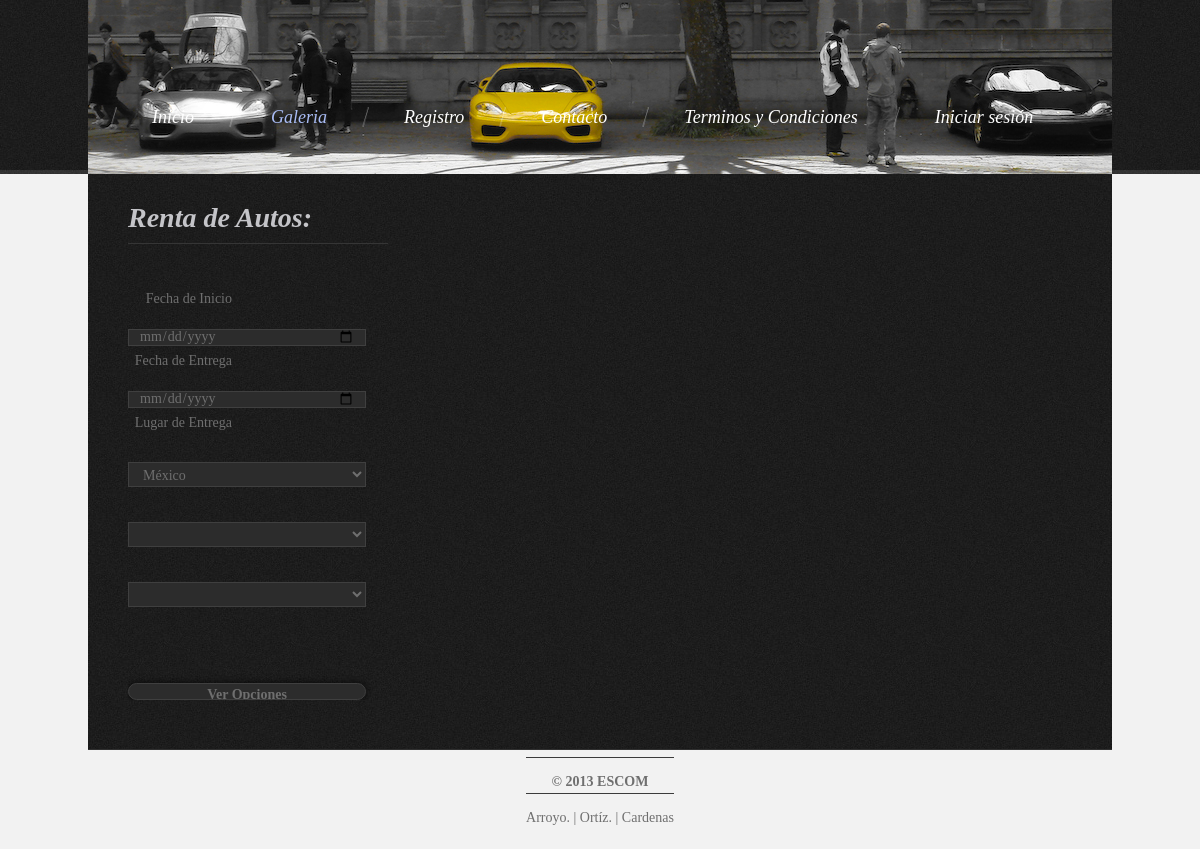
/renta.php, run on an earlier commit of the app's database.
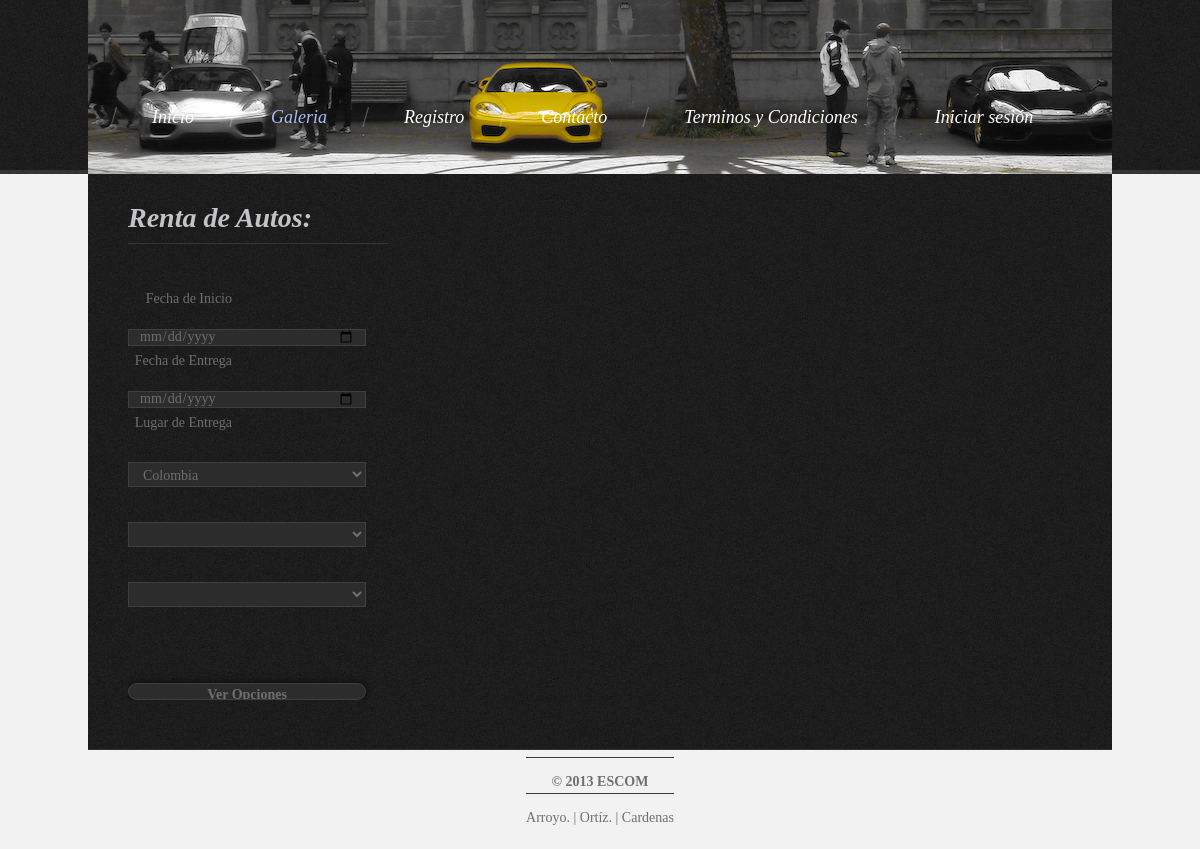
And on a later commit of the database.
### tables this page shows
CREATE TABLE `pais` (
  `id` int(11) NOT NULL AUTO_INCREMENT,
  `nombre` varchar(50) NOT NULL,
  PRIMARY KEY (`id`),
  UNIQUE KEY `nombre` (`nombre`)
);

### dao/funcionesBD.php (the view, shortened to what this page needs)
<?php
	$url = "localhost";
	$usuario = "root";
	$password = "root";
	$db = "rentalcar";
	function getPaises()
	{
		global $url, $usuario, $password, $db;
		try {
			$texto = " ";
			$conn = new PDO('mysql:host='.$url.';dbname='.$db.';charset=utf8', $usuario, $password);
			$qry = "select * from pais order by 2 asc;";
			foreach ($conn->query($qry) as $row)
			{
				$texto = $texto."<option value='".$row['id']."'>".$row['nombre']."</option>";
			}
		} catch (PDOException $e) {
		    print "Error!: " . $e->getMessage() . "<br/>";
		    die();
		}
		return $texto;
	}
?>

### design.php (shortened to what this page needs)
<?php
	function drawHeader($titleText,$mainURL,$current,$activeSession){
		if($mainURL==null){
			$mainURL="";
		}
		if($activeSession==null){
			$tab=array("Inicio","Galeria","Registro","Contacto","Terminos y Condiciones","Iniciar sesión");
			$tabURL=array("index.php","galeria.php","registro.php","contacto.php","news.php","login.php");
		}else{
			$tab=array("Inicio","Galeria","Renta","Contacto","Administrar: ".$activeSession,"cerrar sesión");
			$tabURL=array("index.php","galeria.php","renta.php","contacto.php","administrar.php","cerrar.php");
		}
		for($i=0;$i<6;$i++){
			$tabURL[$i]=$mainURL.$tabURL[$i];
		}
		echo '<!DOCTYPE html5><html lang="en"><head>
			<title>'.$titleText.'</title><meta charset="utf-8">
			<link rel="stylesheet" type="text/css" media="screen" href="css/reset.css">
			<link rel="stylesheet" type="text/css" href="css/style.css" />
			<link href="http://fonts.googleapis.com/css?family=Cabin+Sketch:400,700" rel="stylesheet" type="text/css">
			<script src="js/jquery-1.7.min.js"></script>
			<script src="js/jquery.easing.1.3.js"></script>
			</head><body>
			<div class="header">
			<div>
			<div class="subpages-nav">
					<nav>
						<ul class="menu">';
						for($i=0;$i<6;$i++){
							echo '<li';
							if($current==$i){
								echo ' class="current"';
							}
							echo '><a href="'.$tabURL[$i].'">'.$tab[$i].'</a></li>';
		}
		echo
						'</ul>
						<h1><a href="index.html"><img src="images/logo.png" alt=""></a></h1>
					</nav>
				</div>
			</div>
			</div>'  ;
	}
?>

### renta.php (shortened to what this page needs)
<?php
	include("dao/funcionesBD.php");
	$user=null;
	include("design.php");
	drawHeader("Galeria",null,1,$user);
?>
<body>
<link href="css/valida.css" rel="stylesheet" type="text/css" />
    <section id="content"><div class="ic"></div>
    	<div class="pad-1">
            <div class="page6-row1">
                <div class="col-16">
                    <h2 class="h2 p2">Renta de Autos:</h2>
				<form id="form" method="post" action="rentaSucursal.php">
					<ul>
						<li>	<label>Fecha de Inicio</label><input type="date" name="inicio" required="required"></li>
						<li>	<label>Fecha de Entrega</label><input type="date" name="fin" required="required"></li>
						<li>	<label>Lugar de Entrega</label></li>
						<li>	<select size="1" name="pais" onload="actualizaCiudad(this.value)" onchange="actualizaCiudad(this.value)"><?php echo(getPaises());?></select> </li>
						<li>	<select size="1" name="ciudad" onchange="actualizaSitio(this.value)"></select> </li>
						<li>	<select size="1" name="sitio"></select> 					</li>
					</ul>
					<input type="submit" value="Ver Opciones" />
                     		</form>
                </div>
            </div>
        </div>
    </section>
    <footer>
        <span><strong>© 2013 ESCOM</strong><br><span>Arroyo. | Ortíz. | Cardenas </span><br/>
    </footer>
</body>
</html>

### css/style.css (style rules this page uses)
html, body { width:100%; padding:0; margin:0; }
body { font: 14px/18px "Times New Roman", Times, serif; color:#6f6f6f; min-width:1024px; background: #F2F2F2; }
a { text-decoration:none; cursor:pointer;text-decoration:none; }
h2 { font-size:28px; line-height:36px; color: #C4C4C8; font-weight:bold; font-style:italic; }
.h2 { border-bottom:#353535 1px solid; padding-bottom:7px; }
ul { margin:0; padding:0;list-style-image:none; }
.pad-1 { padding-left:40px; padding-right:40px; }
.p2 { margin-bottom:25px; }
.header { background:url(../images/bg.jpg) 0 0 repeat; position:relative; width:100%; }
.header>div { position:relative; width:100%; background:url(../images/header-line.jpg) 0 bottom repeat-x; }
nav { background:url(../images/nav.png) 0 0 repeat; width:1024px; margin:3px auto 0 auto; position:relative; }
.subpages-nav { position:relative; width:100%; z-index:999; height:174px; background:url(../images/banner.jpg) center 0 no-repeat; }
.subpages-nav nav { background:transparent !important; padding-top:59px; margin-top:0 !important; }
h1 { display:inline-block; z-index:100; position:absolute; top:0; left:425px; z-index:1000; }
ul.menu { display:inline-block;display:block; padding:46px 0 70px 21px; }
ul.menu li { float:left; display:inline-block; line-height:24px; background:url(../images/li.png) 0 0 no-repeat; padding:0 34px 0 43px; }
ul.menu li a { font-size:18px; line-height:24px; color:#fff; font-style:italic; display:inline-block; }
ul.menu li a:hover , ul.menu li.current a { color:#A9BCF5; }
#content { width:1024px; margin:0 auto; background:url(../images/bg.jpg) 0 0 repeat; padding-bottom:49px; border-bottom:#303030 1px solid; }
.page6-row1 { overflow:hidden; padding-top:26px; }
.col-16 { float:left; width:260px; }
footer { width:100%; position:relative; overflow:hidden; text-align:center; padding:7px 0 20px 0; }
footer span { display:inline-block; margin:0 auto; border-top:#3c3c3c 1px solid; padding-top:13px;line-height:22px; }
#form { padding:3px 0 0px 0px; width:260px; }
#form input { border:#3f3f3f 1px solid; background:#2c2c2c; font-size:14px; font-family: "Times New Roman", Times, serif; color:#6f6f6f;padding:4px 10px 5px 10px;outline: medium none;width: 238px; height:17px; float:left; }
#form option { border:#3f3f3f 1px solid; background:#2c2c2c; font-size:14px; font-family: "Times New Roman", Times, serif; color:#6f6f6f;padding:4px 10px 5px 10px;outline: medium none;width: 238px; height:17px; float:left; }
#form select { border:#3f3f3f 1px solid; background:#2c2c2c; font-size:14px; font-family: "Times New Roman", Times, serif; color:#6f6f6f;padding:4px 10px 5px 10px;outline: medium none;width: 238px; height:25px; float:left; }
#form label { position:relative;display: block;min-height:37px; overflow:hidden; }

### css/valida.css (style rules this page uses)
form ul { list-style: none; margin: 0; padding: 0; }
form ul li { margin: .9em 0 0 0; padding: 0; }
form * { line-height: 1em; }
label { display: block; float: left; clear: left; text-align: right; width: 40%; padding: .4em 0 0 0; margin: .15em .5em 0 0; }
input, select, textarea { display: block; margin: 0; padding: .4em; width: 50%; }
input { font-size: .9em; }
select { padding: 0; margin-bottom: 2.5em; position: relative; top: .7em; }
input:valid, textarea:valid { background: #efe; }
input[type="submit"] { margin: 50px auto 0 auto; width: 12em; padding: 10px; border: 2px solid #593131; border-radius: 10px; -moz-border-radius: 10px; -webkit-border-radius: 10px; box-shadow: 0 0 .5em rgba(0, 0, 0, .8); -moz-box-shadow: 0 0 .5em rgba(0, 0, 0, .8); -webkit-box-shadow: 0 0 .5em rgba(0, 0, 0, .8); color: #fff; background: #593131; font-size: 1.2em; font-weight: bold; -webkit-appearance: none; }

What changed in the data, as far as the page shows it:
no longer on this page (row unchanged): pais: pais "México"
added pais: pais "Colombia"
